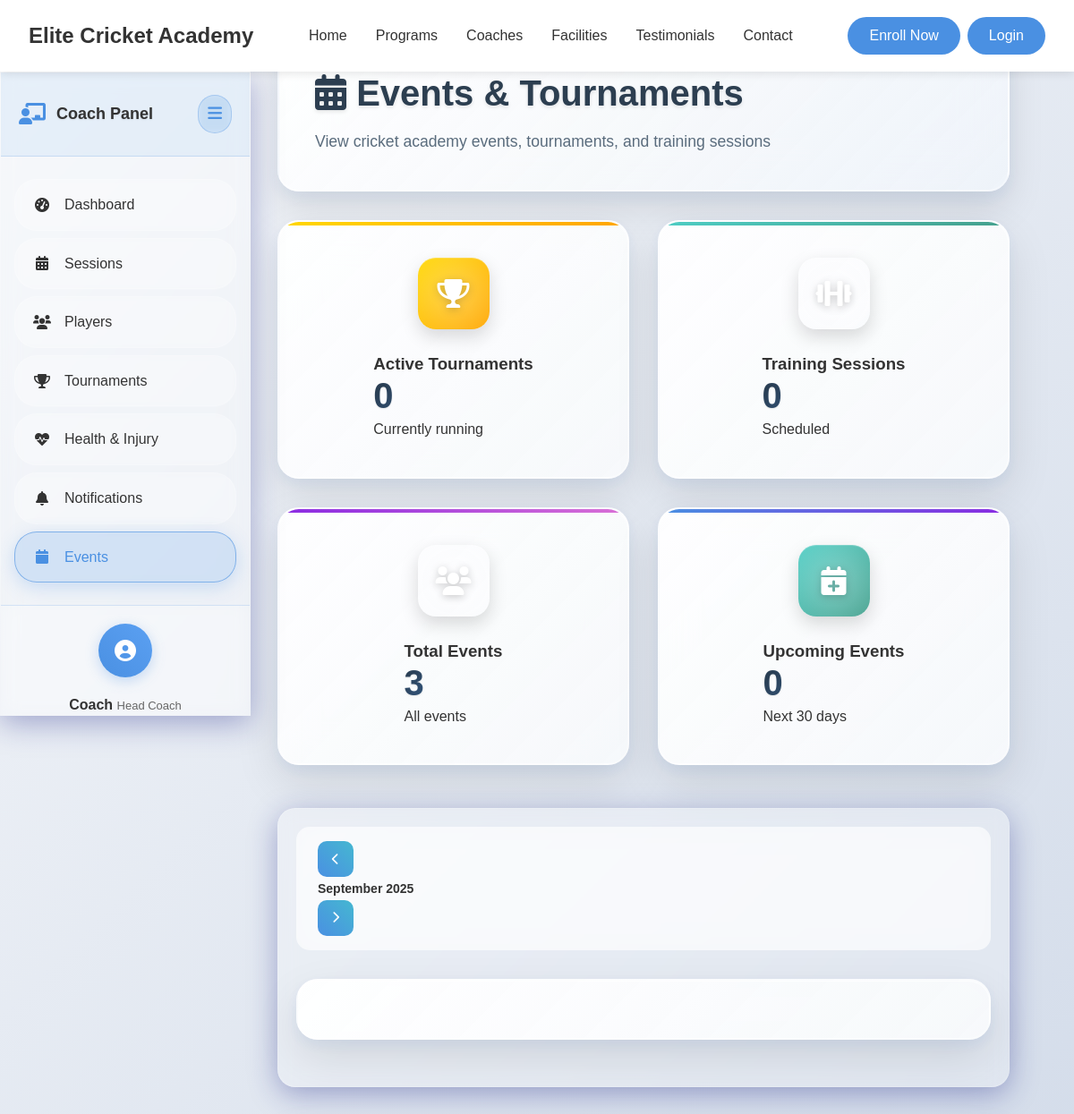
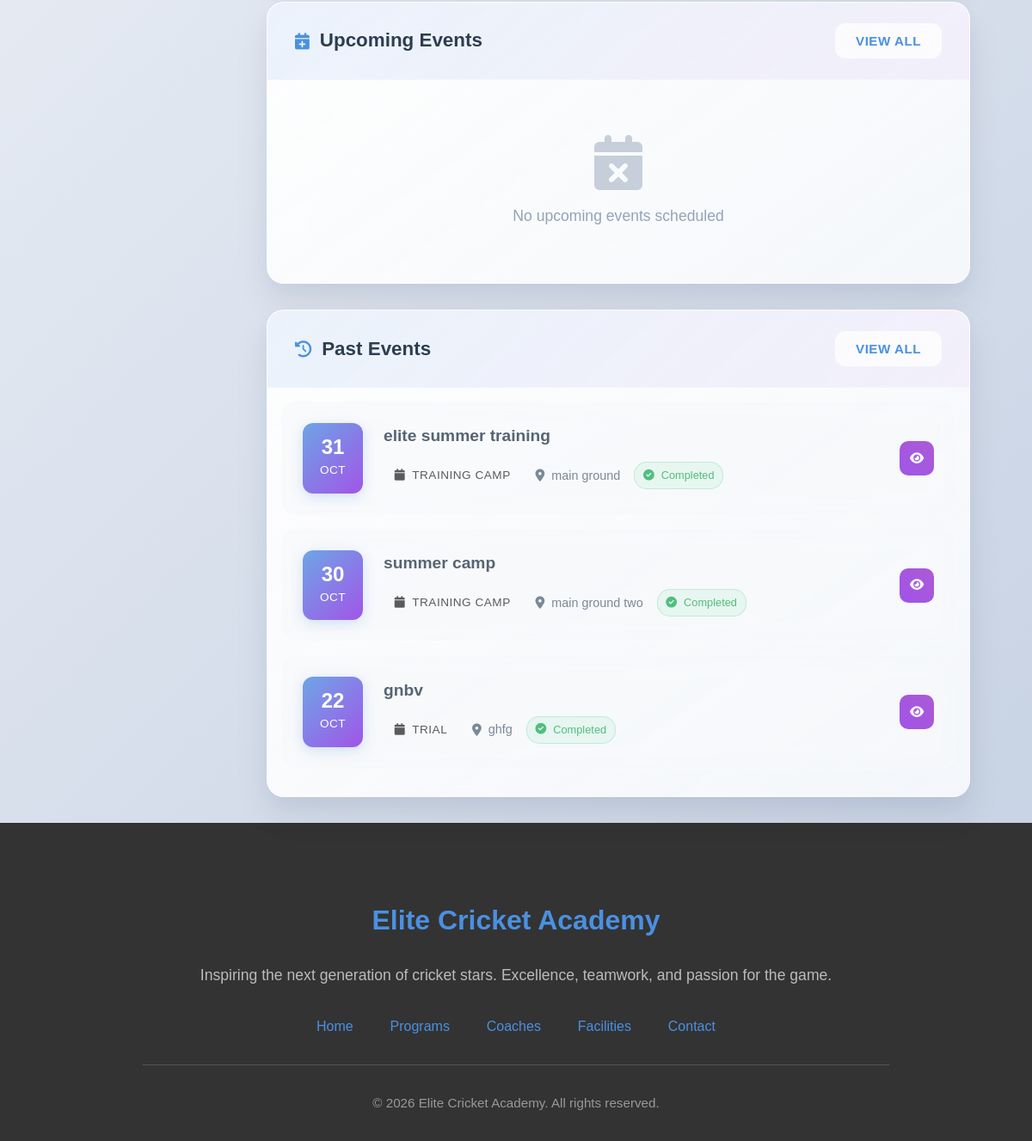
Screenshot of /coach/events (signed in) with the database file from the repository (2 pictures, top to bottom).
### tables this page shows
CREATE TABLE `event` (
  `EventID` int(11) NOT NULL,
  `Name` varchar(255) NOT NULL,
  `Type` enum('Training Camp','Workshop','Seminar','Competition','Tournament','Match','Trial','Meeting','Other') DEFAULT NULL,
  `Category` enum('junior','senior','youth','professional','recreational','academy') DEFAULT NULL,
  `Description` text DEFAULT NULL,
  `StartDate` datetime NOT NULL,
  `EndDate` datetime NOT NULL,
  `Location` varchar(255) DEFAULT NULL,
  `Status` enum('upcoming','registration_open','registration_closed','ongoing','completed','cancelled') DEFAULT 'upcoming',
  `RegistrationStart` datetime DEFAULT NULL,
  `RegistrationEnd` datetime DEFAULT NULL,
  `PrimaryContact` varchar(255) DEFAULT NULL,
  `ContactEmail` varchar(255) DEFAULT NULL,
  `ContactPhone` varchar(20) DEFAULT NULL,
  `MaxParticipants` int(11) DEFAULT NULL,
  `RegistrationFee` decimal(10,2) DEFAULT 0.00
);

### app/views/coach/events.php (the view, shortened to what the rows shown need)
<?php require_once APPROOT . '/views/inc/components/header.php'; ?>
<link rel="stylesheet" href="<?php echo URLROOT; ?>/css/admin/admin-dashboard.css">
<link rel="stylesheet" href="<?php echo URLROOT; ?>/css/admin/create-event-wizard.css">
<link rel="stylesheet" href="<?php echo URLROOT; ?>/css/admin/events.css">
<link rel="stylesheet" href="<?php echo URLROOT; ?>/css/common/tournaments.css">
<link href="https://cdn.jsdelivr.net/npm/fullcalendar@6.1.8/index.global.min.css" rel="stylesheet">
<div class="coach-layout">
    <main class="main-content" id="mainContent">
        <div class="events-header">
            <div class="header-content">
                <div class="header-text">
                    <h1><i class="fas fa-calendar-alt"></i> Events & Tournaments</h1>
                </div>
            </div>
        </div>
        <div class="events-sections">
            <div class="events-card">
                <div class="events-list">
                    <?php
                    $pastEvents = $data['past_events'];
                    if (empty($pastEvents)): ?>
                        <div class="no-events">
                            <i class="fas fa-calendar-times"></i>
                            <p>No past events</p>
                        </div>
                    <?php else:
                        foreach ($pastEvents as $event):
                            $eventType = isset($event['Type']) ? strtolower($event['Type']) : 'event';
                            $eventTypeClass = strtolower(str_replace(' ', '_', $eventType));
                            $icon = $eventType == 'tournament' ? 'trophy' : ($eventType == 'training' ? 'dumbbell' : 'calendar');
                    ?>
                    <div class="event-item past" data-event-id="<?php echo $event['id']; ?>">
                        <div class="event-date">
                            <div class="date-day"><?php echo date('d', strtotime($event['event_date'])); ?></div>
                            <div class="date-month"><?php echo date('M', strtotime($event['event_date'])); ?></div>
                        </div>
                        <div class="event-details">
                            <h4 class="event-title"><?php echo htmlspecialchars($event['title']); ?></h4>
                            <div class="event-meta">
                                <span class="event-type <?php echo $eventTypeClass; ?>">
                                    <i class="fas fa-<?php echo $icon; ?>"></i>
                                    <?php echo ucfirst($eventType); ?>
                                </span>
                                <span class="event-location">
                                    <i class="fas fa-map-marker-alt"></i>
                                    <?php echo htmlspecialchars($event['location'] ?? 'TBA'); ?>
                                </span>
                                <span class="event-status completed">
                                    <i class="fas fa-check-circle"></i>
                                    Completed
                                </span>
                            </div>
                        </div>
                        <div class="event-actions">
                            <button class="btn-action view" onclick="viewEvent(<?php echo $event['id']; ?>)">
                                <i class="fas fa-eye"></i>
                            </button>
                        </div>
                    </div>
                    <?php endforeach;
                    endif; ?>
                </div>
            </div>
        </div>
    </main>
</div>
<?php require APPROOT . '/views/inc/components/footer.php'; ?>
</body>
</html>

### rows the page displays
event: StartDate "31", StartDate "OCT", Name "elite summer training", Type "TRAINING CAMP", Location "main ground"
event: StartDate "30", StartDate "OCT", Name "summer camp", Type "TRAINING CAMP", Location "main ground two"
event: StartDate "22", StartDate "OCT", Name "gnbv", Type "TRIAL", Location "ghfg"

### other values shown
count($data['upcoming_events']) + count($data['past_events']) "3"
count($data['upcoming_events']) "0"
